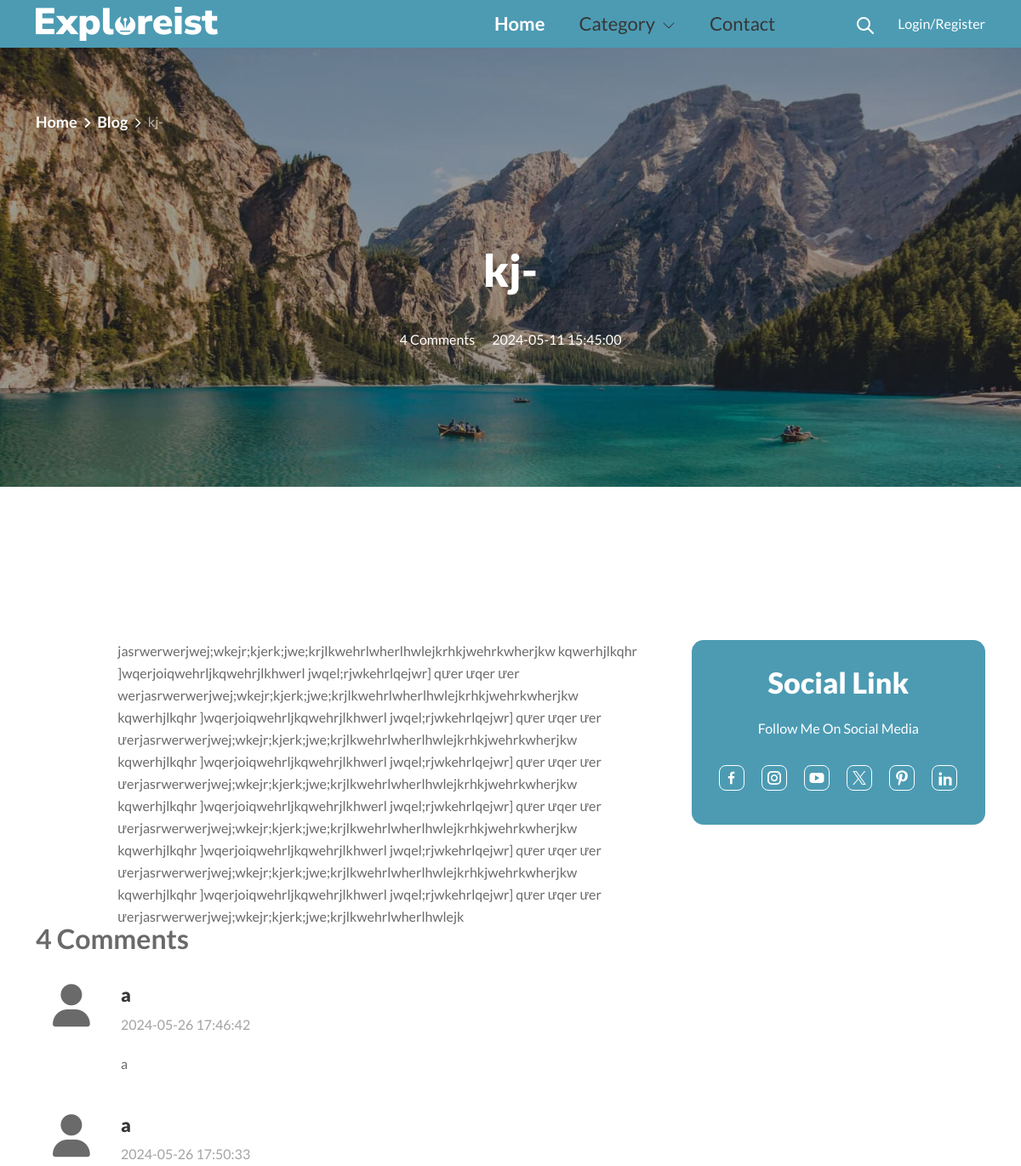
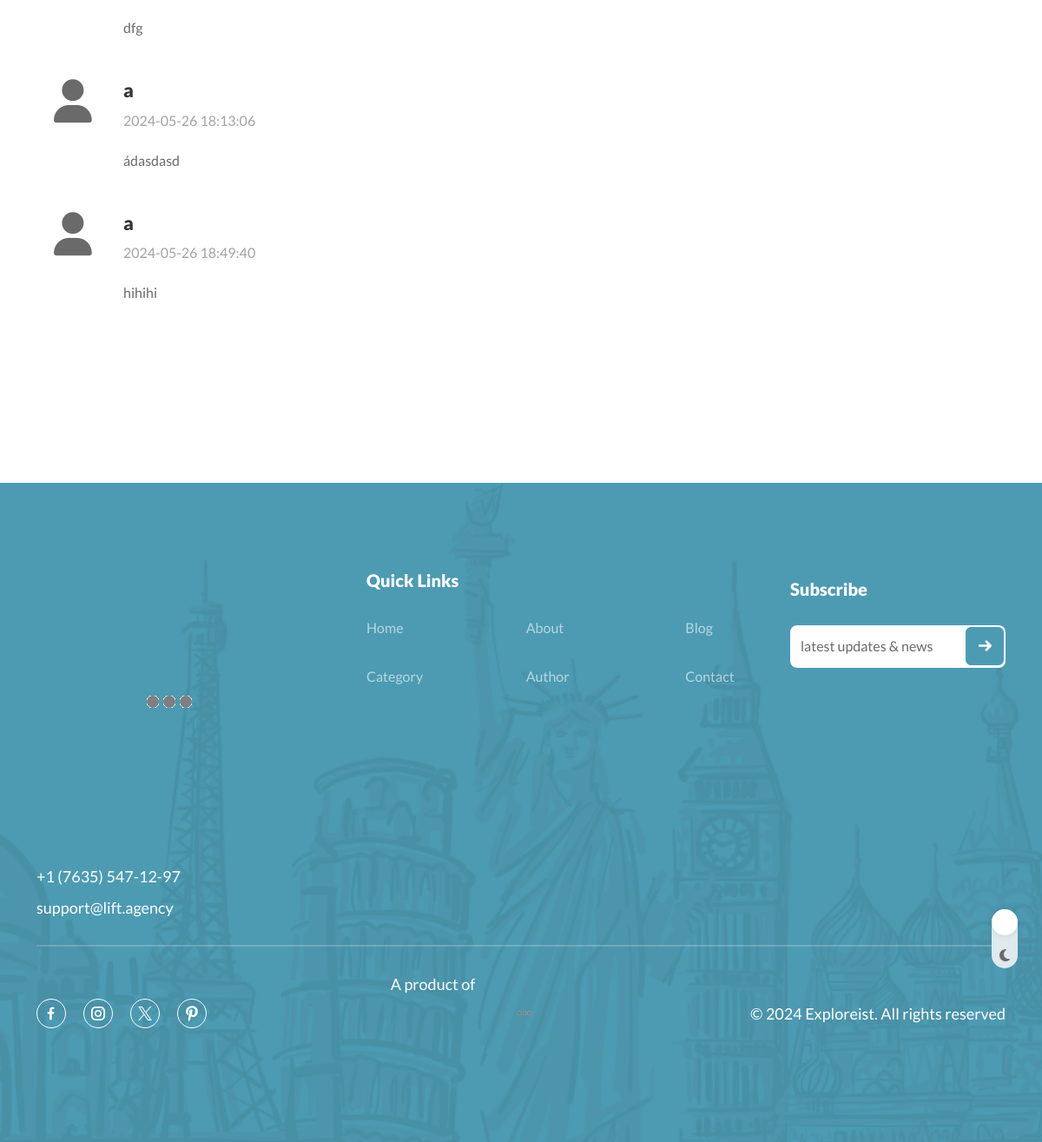
The app's page /post-detail.php?id=5 with its own data (2 pictures, top to bottom).
### tables this page shows
CREATE TABLE `post` (
  `PostID` int(11) NOT NULL,
  `Title` varchar(255) NOT NULL,
  `Content` varchar(1000) NOT NULL,
  `PostDate` datetime NOT NULL,
  `UserID` int(11) NOT NULL,
  `CategoriesID` int(11) NOT NULL,
  `Image` varchar(255) NOT NULL
);

CREATE TABLE `comment` (
  `CommentID` int(11) NOT NULL,
  `Content` varchar(1000) NOT NULL,
  `CommentDate` datetime DEFAULT NULL,
  `UserID` int(11) NOT NULL,
  `PostID` int(11) NOT NULL
);

CREATE TABLE `users` (
  `UserID` int(10) NOT NULL,
  `UserName` varchar(255) NOT NULL,
  `DOB` datetime DEFAULT NULL,
  `Email` varchar(100) DEFAULT NULL,
  `FullName` varchar(255) DEFAULT NULL,
  `Password` varchar(500) NOT NULL
);

### func.php (called while the page is built, shortened)
<?php
function GetPostById($PostID) {
    global $conn;
    $sql = "SELECT * FROM post WHERE PostID = '$PostID'";
    $rs = mysqli_query($conn, $sql);
    if (mysqli_num_rows($rs) > 0) {
        return $rs;
    }
    return null;
}
function GetNameOfUserInPost($UserID) {
    global $conn;
    $sql = "SELECT FullName FROM users WHERE UserID = '$UserID'";
    $rs = mysqli_query($conn, $sql);
    if (mysqli_num_rows($rs) > 0) {
        return mysqli_fetch_assoc($rs);
    }
    return null;
}
?>

### post-detail.php (the view, shortened to what this page needs)
<!doctype html>
<html lang="en">
<head>
    <link rel="stylesheet" href="https://cdnjs.cloudflare.com/ajax/libs/font-awesome/6.5.2/css/all.min.css" />
    <link rel="stylesheet" href="./public/css/fontawesome.min.css">
    <link rel="stylesheet" href="./public/css/all.min.css">
    <link rel="stylesheet" href="./public/css/odometer.min.css">
    <link rel="stylesheet" href="./public/css/venobox.min.css">
    <link rel="stylesheet" href="./public/css/animate.css">
    <link rel="stylesheet" href="./public/css/swiper-bundle.min.css">
    <link rel="stylesheet" href="./public/css/owl.carousel.min.css">
    <link rel="stylesheet" href="./public/css/owl.theme.default.min.css">
    <link rel="stylesheet" href="./public/css/style.css">
</head>
<body>
    <div class="page">
        <?php
        include("./layouts/header.php");
        $id = $_GET['id'];
        $post = mysqli_fetch_assoc(GetPostById($id));
        $sqlGetAllComment = "SELECT * FROM comment WHERE PostID = '$id'";
        $rsGetAllComment = mysqli_query($conn, $sqlGetAllComment);
        $CountComment = mysqli_num_rows($rsGetAllComment);
        ?>
        <div class="dark-light-theme-btn" id="toggleBtn">
            <span class="light-icon"><i class="fa-light fa-sun-bright"></i></span>
            <span class="dark-icon"><i class="fa-solid fa-moon"></i></span>
        </div>
        <div class="main" data-bs-spy="scroll" data-bs-target="#navContentmenu" data-bs-root-margin="0px 0px -50%" data-bs-smooth-scroll="true">
            <section class="section-banner article-1 position-relative">
                <div class="article-wrapper article-wrapper-1 mx-auto position-relative parallax">
                    <div class="container">
                        <nav aria-label="breadcrumb">
                            <ol class="breadcrumb mb-100">
                                <li class="breadcrumb-item"><a href="index.html">Home</a></li>
                                <li class="breadcrumb-item"> <a href="#">Blog</a></li>
                                <li class="breadcrumb-item active" aria-current="page"><?php echo $post['Title']; ?></li>
                            </ol>
                        </nav>
                        <div class="row justify-content-center">
                            <div class="col-md-10">
                                <div class="text-center py-30">
                                    <h2 class="section-banner-title text-white pb-30 "><?php echo $post['Title']; ?></h2>
                                    <div class="d-flex gap-20 flex-wrap justify-content-center">
                                        <span class="text-white"><?php echo $CountComment; ?> Comments</span>
                                        <span class="text-white"><?php echo $post['PostDate']; ?></span>
                                    </div>
                                </div>
                            </div>
                        </div>
                    </div>
                </div>
            </section>
            <section class="section-blog py-4 py-sm-5 py-md-60 py-lg-100">
                <div class="container">
                    <div class="row justify-content-end custom-row-gap">
                        <div class="col-xl-7">
                            <?php echo $post['Content']; ?>
                        </div>
                        <div class="col-xl-4">
                            <div class="sticky-elements">
                                <div class="d-flex flex-column gap-lg-60 gap-30">
                                    <div class="widget widget-style-2">
                                        <h4 class="fs-1 mb-3 mb-lg-20 text-white text-center">Social Link</h4>
                                        <p class="mb-20 mb-lg-30 text-white text-center">Follow Me On Social Media</p>
                                        <div class="social-icons d-flex justify-content-center align-items-center flex-wrap gap-20">
                                            <a href="https://www.facebook.com/">
                                                <span class="">
                                                </span>
                                            </a>
                                            <a href="https://www.instagram.com/">
                                                <span class="">
                                                </span>
                                            </a>
                                            <a href="https://www.youtube.com/">
                                                <span class="">
                                                </span>
                                            </a>
                                            <a href="https://twitter.com/">
                                                <span class="">
                                                </span>
                                            </a>
                                            <a href="https://www.pinterest.com/">
                                                <span class="">
                                                </span>
                                            </a>
                                            <a href="https://www.linkedin.com/">
                                                <span class="">
                                                </span>
                                            </a>
                                        </div>
                                    </div>
                                </div>
                            </div>
                        </div>
                    </div>
                    <div class="row">
                        <div class="col-xl-8">
                            <div class="comments-wrapper pb-lg-60 pb-30">
                                <p class="fs-2 fw-bold article-post-heading mb-lg-40 mb-20"><?php echo $CountComment; ?> Comments</p>
                                <div class="comment">
                                    <?php
                                    foreach ($rsGetAllComment as $Comment) {
                                    ?>
                                        <div class="main-comment mb-30">
                                            <div class="d-flex gap-20">
                                                <div class="comment-iamge" style="font-size:50px; margin-left: 20px;">
                                                    <i class="fa-solid fa-user"></i>
                                                </div>
                                                <div class="comment-content">
                                                    <h5><a href="#" class="comment-name"><?php echo GetNameOfUserInPost($Comment['UserID'])["FullName"]; ?></a></h5>
                                                    <span class="timestamp"><?php echo $Comment['CommentDate']; ?></span>
                                                    <p><?php echo $Comment['Content']; ?></p>
                                                </div>
                                            </div>
                                        </div>
                                    <?php
                                    }
                                    ?>
                                </div>
                            </div>
                        </div>
                    </div>
                </div>
            </section>
        </div>
        <?php
        include("./layouts/footer.php");
        ?>
    </div>
</body>
</html>

### layouts/header.php (style rules this page uses)
.section-blog { margin-top: 80px; }

### records on screen
post: Title "kj-", PostDate "2024-05-11 15:45:00", Content "jasrwerwerjwej;wkejr;kjerk;jwe;krjlkwehrlwherlhwlejkrhkjwehrkwherjkw kqwerhjlkqhr ]wqerjoiqwehrljkqwehrjlkhwerl jwqel;rjwkehrlqejwr] qưer ưqer ưer werjasrwerwerjwej;wkejr;kjerk;jwe;krjlkwehrlwherlhwlejkrhkjwehrkwherjkw kqwerhjlkqhr ]wqerjoiqwehrljkqwehrjlkhwerl jwqel;rjwkehrlqejwr] qưer ưqer ưer ưerjasrwerwerjwej;wkejr;kjerk;jwe;krjlkwehrlwherlhwlejkrhkjwehrkwherjkw kqwerhjlkqhr ]wqerjoiqwehrljkqwehrjlkhwerl jwqel;rjwkehrlqejwr] qưer ưqer ưer ưerjasrwerwerjwej;wkejr;kjerk;jwe;krjlkwehrlwherlhwlejkrhkjwehrkwherjkw kqwerhjlkqhr ]wqerjoiqwehrljkqwehrjlkhwerl jwqel;rjwkehrlqejwr] qưer ưqer ưer ưerjasrwerwerjwej;wkejr;kjerk;jwe;krjlkwehrlwherlhwlejkrhkjwehrkwherjkw kqwerhjlkqhr…"
comment: UserID.FullName "a", CommentDate "2024-05-26 17:46:42", Content "a"
comment: UserID.FullName "a", CommentDate "2024-05-26 17:50:33", Content "dfg"
comment: UserID.FullName "a", CommentDate "2024-05-26 18:13:06", Content "ádasdasd"
comment: UserID.FullName "a", CommentDate "2024-05-26 18:49:40", Content "hihihi"

### other values on screen
$CountComment "4"
